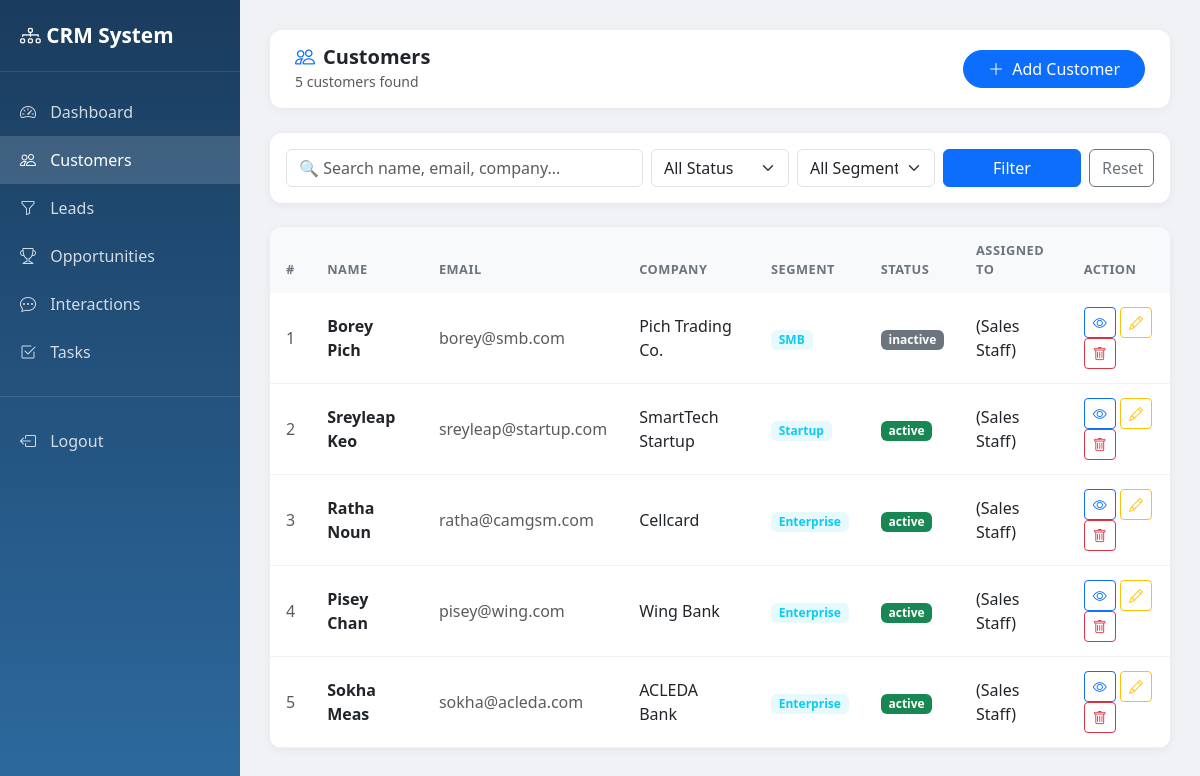
/customers/ (signed in), run on an earlier commit of the app's database.
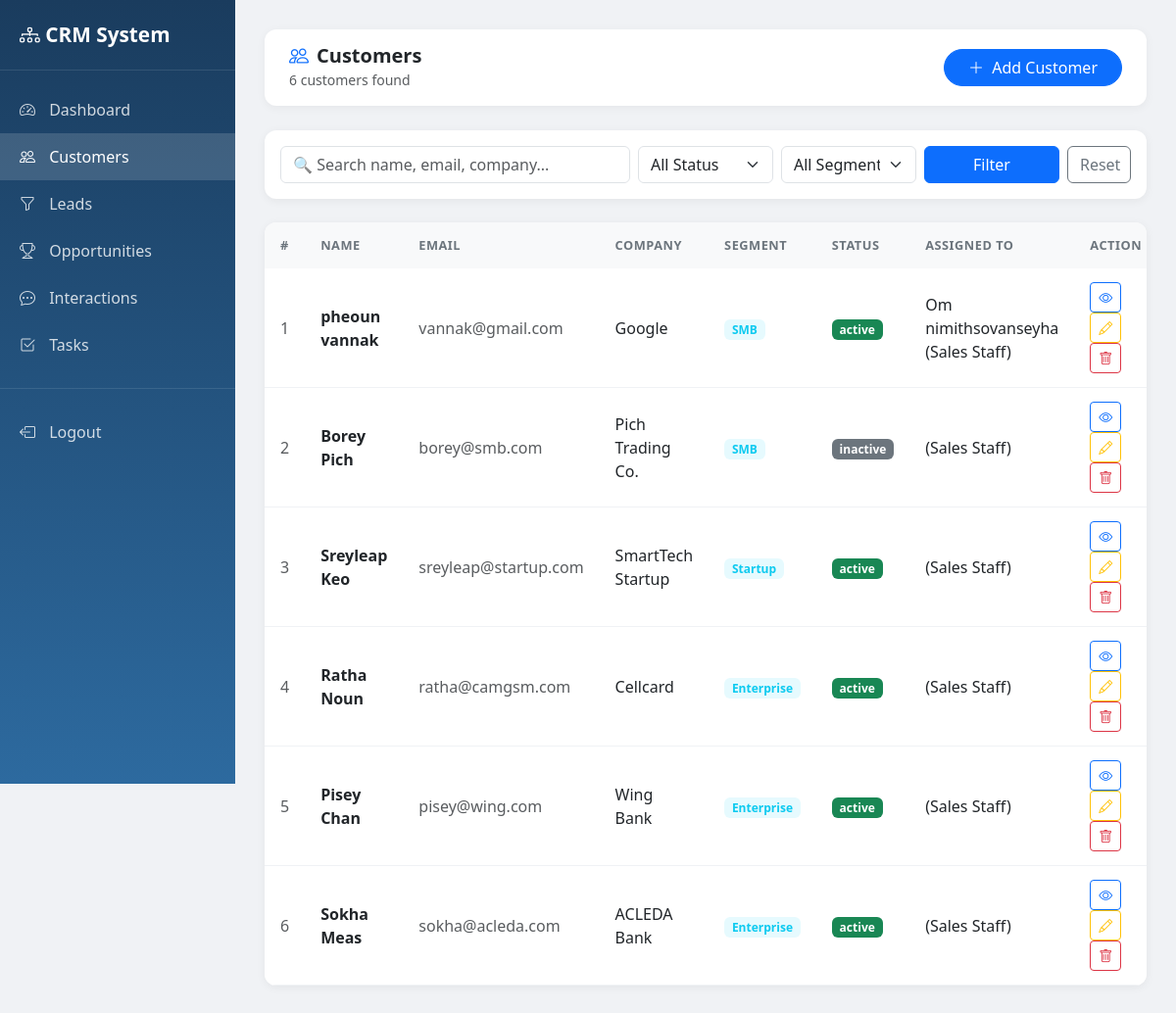
And on a later commit of the database.
### customers/models.py (models this page shows, shortened)
class Customer(models.Model):
    SEGMENT_CHOICES = [
        ('enterprise', 'Enterprise'),
        ('smb', 'SMB'),
        ('startup', 'Startup'),
        ('individual', 'Individual'),
    ]
    STATUS_CHOICES = [
        ('active', 'Active'),
        ('inactive', 'Inactive'),
        ('blocked', 'Blocked'),
    ]
    full_name = models.CharField(max_length=200)
    email = models.EmailField(unique=True, blank=True, null=True)
    phone = models.CharField(max_length=20, blank=True)
    company = models.CharField(max_length=200, blank=True)
    job_title = models.CharField(max_length=100, blank=True)
    segment = models.CharField(max_length=20, choices=SEGMENT_CHOICES, blank=True)
    industry = models.CharField(max_length=100, blank=True)
    city = models.CharField(max_length=100, blank=True)
    country = models.CharField(max_length=100, blank=True)
    status = models.CharField(max_length=20, choices=STATUS_CHOICES, default='active')
    tags = models.ManyToManyField(CustomerTag, blank=True)
    assigned_to = models.ForeignKey(User, on_delete=models.SET_NULL, null=True, blank=True, related_name='assigned_customers')
    created_by = models.ForeignKey(User, on_delete=models.SET_NULL, null=True, related_name='created_customers')
    created_at = models.DateTimeField(auto_now_add=True)
    updated_at = models.DateTimeField(auto_now=True)

### accounts/models.py (models this page shows)
class User(AbstractUser):
    ROLE_CHOICES = [
        ('admin', 'Admin'),
        ('sales_staff', 'Sales Staff'),
        ('customer_service', 'Customer Service'),
    ]
    phone = models.CharField(max_length=20, blank=True)
    role = models.CharField(max_length=20, choices=ROLE_CHOICES, default='sales_staff')
    profile_image = models.ImageField(upload_to='profiles/', blank=True, null=True)
    user_role = models.ForeignKey(Role, on_delete=models.SET_NULL, null=True, blank=True)
    def __str__(self):
        role_name = self.user_role.name if self.user_role else self.get_role_display()
        return f"{self.get_full_name()} ({role_name})"

### customers/views.py (the view)
# urls.py: path('', views.customer_list, name='customer_list'),
@login_required
@sales_or_service_required
def customer_list(request):
    query = request.GET.get('q', '')
    status = request.GET.get('status', '')
    segment = request.GET.get('segment', '')
    customers = Customer.objects.all().order_by('-created_at')
    if query:
        customers = customers.filter(
            Q(full_name__icontains=query) |
            Q(email__icontains=query) |
            Q(company__icontains=query)
        )
    if status:
        customers = customers.filter(status=status)
    if segment:
        customers = customers.filter(segment=segment)
    context = {
        'customers': customers,
        'query': query,
        'status': status,
        'segment': segment,
        'total': customers.count(),
    }
    return render(request, 'customers/customer_list.html', context)

### accounts/permissions.py (called while the page is built)
def has_role(user, *roles):
    if not user.is_authenticated:
        return False
    if user.is_superuser or getattr(user, 'role', None) == ADMIN:
        return True
    return getattr(user, 'role', None) in roles

def role_required(*roles):
    def decorator(view_func):
        @wraps(view_func)
        def wrapper(request, *args, **kwargs):
            if has_role(request.user, *roles):
                return view_func(request, *args, **kwargs)
            messages.error(request, 'You do not have permission to access that CRM module.')
            return redirect('dashboard')
        return wrapper
    return decorator

### templates/customers/customer_list.html (shortened to what this page needs)
{% extends 'base.html' %}
{% block nav_customers %}class="active"{% endblock %}
{% block content %}
<div class="topbar">
    <div>
        <h5 class="mb-0 fw-bold"><i class="bi bi-people text-primary me-2"></i>Customers</h5>
        <small class="text-muted">{{ total }} customer{{ total|pluralize }} found</small>
    </div>
    <a href="/customers/add/" class="btn btn-primary rounded-pill px-4">
        <i class="bi bi-plus-lg me-1"></i> Add Customer
    </a>
</div>
<div class="table-card mb-4 p-3">
    <form method="get" class="row g-2 align-items-end">
        <div class="col-md-5">
            <input type="text" name="q" value="{{ query }}" class="form-control" placeholder="🔍 Search name, email, company...">
        </div>
        <div class="col-md-2">
            <select name="status" class="form-select">
                <option value="">All Status</option>
            </select>
        </div>
        <div class="col-md-2">
            <select name="segment" class="form-select">
                <option value="">All Segments</option>
            </select>
        </div>
        <div class="col-md-2">
            <button type="submit" class="btn btn-primary w-100">Filter</button>
        </div>
        <div class="col-md-1">
            <a href="/customers/" class="btn btn-outline-secondary w-100">Reset</a>
        </div>
    </form>
</div>
<div class="table-card">
    <table class="table mb-0">
        <thead>
            <tr>
                <th>#</th><th>Name</th><th>Email</th><th>Company</th>
                <th>Segment</th><th>Status</th><th>Assigned To</th><th>Action</th>
            </tr>
        </thead>
        <tbody>
            {% for customer in customers %}
            <tr>
                <td class="text-muted">{{ forloop.counter }}</td>
                <td class="fw-semibold">{{ customer.full_name }}</td>
                <td class="text-muted">{{ customer.email|default:"-" }}</td>
                <td>{{ customer.company|default:"-" }}</td>
                <td>
                    {% if customer.segment %}
                    <span class="badge bg-info bg-opacity-10 text-info">{{ customer.get_segment_display }}</span>
                    {% else %}-{% endif %}
                </td>
                <td>
                    <span class="badge {% if customer.status == 'active' %}bg-success{% elif customer.status == 'inactive' %}bg-secondary{% else %}bg-danger{% endif %}">
                        {{ customer.status }}
                    </span>
                </td>
                <td>{{ customer.assigned_to|default:"-" }}</td>
                <td>
                    <a href="/customers/{{ customer.pk }}/" class="btn btn-sm btn-outline-primary"><i class="bi bi-eye"></i></a>
                    <a href="/customers/{{ customer.pk }}/edit/" class="btn btn-sm btn-outline-warning"><i class="bi bi-pencil"></i></a>
                    <a href="/customers/{{ customer.pk }}/delete/" class="btn btn-sm btn-outline-danger"><i class="bi bi-trash"></i></a>
                </td>
            </tr>
            {% endfor %}
        </tbody>
    </table>
</div>
{% endblock %}

### templates/base.html (shortened to what this page needs)
<!DOCTYPE html>
<html lang="en">
<head>
    <link href="https://cdn.jsdelivr.net/npm/bootstrap@5.3.0/dist/css/bootstrap.min.css" rel="stylesheet">
    <link href="https://cdn.jsdelivr.net/npm/bootstrap-icons@1.10.0/font/bootstrap-icons.css" rel="stylesheet">
</head>
<body>
<div class="sidebar">
    <div class="brand"><i class="bi bi-diagram-3"></i> CRM System</div>
    <div class="mt-3">
        <a href="/dashboard/" {% block nav_dashboard %}{% endblock %}><i class="bi bi-speedometer2"></i> Dashboard</a>
        <a href="/customers/" {% block nav_customers %}{% endblock %}><i class="bi bi-people"></i> Customers</a>
        {% if request.user.role == 'admin' or request.user.is_superuser or request.user.role == 'sales_staff' %}
        <a href="/leads/" {% block nav_leads %}{% endblock %}><i class="bi bi-funnel"></i> Leads</a>
        <a href="/opportunities/" {% block nav_opportunities %}{% endblock %}><i class="bi bi-trophy"></i> Opportunities</a>
        {% endif %}
        <a href="/interactions/" {% block nav_interactions %}{% endblock %}><i class="bi bi-chat-dots"></i> Interactions</a>
        {% if request.user.role == 'admin' or request.user.is_superuser or request.user.role == 'sales_staff' %}
        <a href="/tasks/" {% block nav_tasks %}{% endblock %}><i class="bi bi-check2-square"></i> Tasks</a>
        {% endif %}
        <div class="sidebar-divider"></div>
        <a href="/accounts/logout/"><i class="bi bi-box-arrow-left"></i> Logout</a>
    </div>
</div>
<div class="main-content">
    {% block content %}{% endblock %}
</div>
</body>
</html>

What changed in the data, as far as the page shows it:
added Customer: full_name "pheoun vannak", email "vannak@gmail.com", company "Google", segment "SMB", status "active", assigned_to "Om nimithsovanseyha (Sales Staff)"
Also different on the page:
{{ total }}: "5" → "6"
